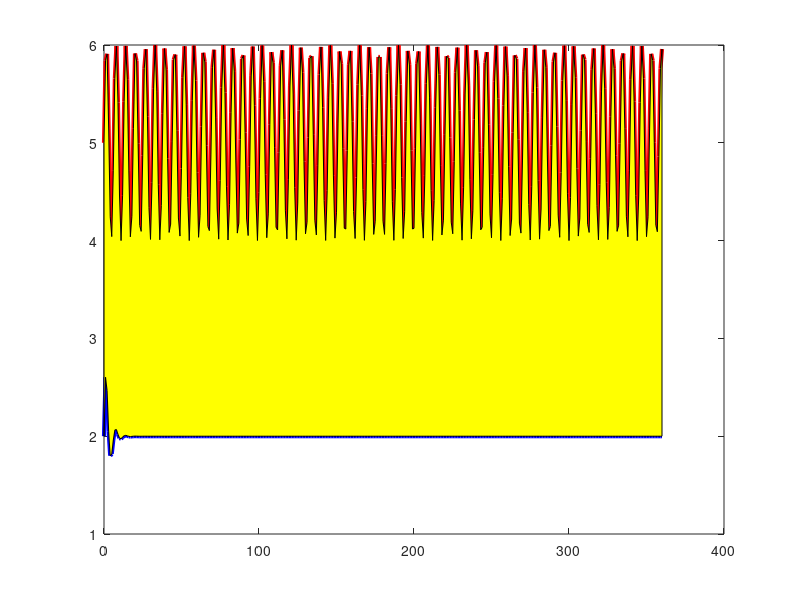

Write MATLAB code to recreate this figure.
x = 0:1:360 ;
% albo po prostu 2*pi czy 0:2*pi, tylko wtedy wychodzi kanciaste
e = exp(1);
curve1 = 5 + sin(x);
curve2 = 2 + e.^(-x/3) .* sin(x);
plot(x, curve1, 'r', 'LineWidth', 3);
hold on;
plot(x, curve2, 'b', 'LineWidth', 3);
x2 = [x, fliplr(x)];
inBetween = [curve1, fliplr(curve2)];
fill(x2, inBetween, 'y');
